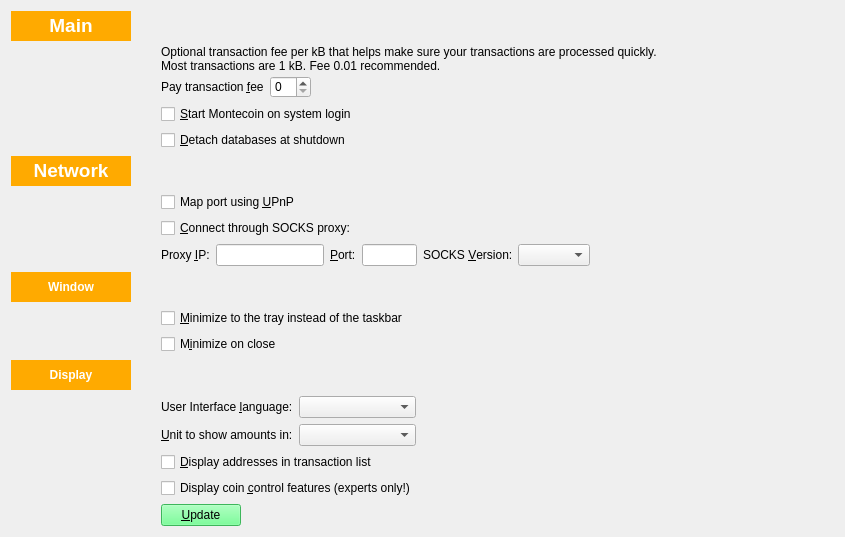
<?xml version="1.0" encoding="UTF-8"?>
<ui version="4.0">
 <class>SettingPage</class>
 <widget class="QWidget" name="SettingPage">
  <property name="geometry">
   <rect>
    <x>0</x>
    <y>0</y>
    <width>845</width>
    <height>537</height>
   </rect>
  </property>
  <property name="windowTitle">
   <string>Form</string>
  </property>
  <layout class="QVBoxLayout" name="verticalLayout_6">
   <item>
    <spacer name="verticalSpacer">
     <property name="orientation">
      <enum>Qt::Vertical</enum>
     </property>
     <property name="sizeHint" stdset="0">
      <size>
       <width>20</width>
       <height>0</height>
      </size>
     </property>
    </spacer>
   </item>
   <item>
    <layout class="QHBoxLayout" name="horizontalLayout_2">
     <item>
      <widget class="QLabel" name="label">
       <property name="minimumSize">
        <size>
         <width>120</width>
         <height>30</height>
        </size>
       </property>
       <property name="layoutDirection">
        <enum>Qt::LeftToRight</enum>
       </property>
       <property name="styleSheet">
        <string notr="true">background-color: rgb(255, 170, 0);
color: rgb(255, 255, 255);
font: 75 16pt &quot;宋体&quot;;</string>
       </property>
       <property name="text">
        <string>&lt;html&gt;&lt;head/&gt;&lt;body&gt;&lt;p&gt;&lt;span style=&quot; font-size:14pt; font-weight:600; color:#ffffff;&quot;&gt;Main&lt;/span&gt;&lt;/p&gt;&lt;/body&gt;&lt;/html&gt;</string>
       </property>
       <property name="alignment">
        <set>Qt::AlignCenter</set>
       </property>
      </widget>
     </item>
     <item>
      <spacer name="horizontalSpacer">
       <property name="orientation">
        <enum>Qt::Horizontal</enum>
       </property>
       <property name="sizeHint" stdset="0">
        <size>
         <width>40</width>
         <height>20</height>
        </size>
       </property>
      </spacer>
     </item>
    </layout>
   </item>
   <item>
    <layout class="QHBoxLayout" name="horizontalLayout_7">
     <item>
      <spacer name="horizontalSpacer_5">
       <property name="orientation">
        <enum>Qt::Horizontal</enum>
       </property>
       <property name="sizeType">
        <enum>QSizePolicy::Fixed</enum>
       </property>
       <property name="sizeHint" stdset="0">
        <size>
         <width>150</width>
         <height>20</height>
        </size>
       </property>
      </spacer>
     </item>
     <item>
      <layout class="QVBoxLayout" name="verticalLayout">
       <item>
        <widget class="QLabel" name="transactionFeeInfoLabel">
         <property name="minimumSize">
          <size>
           <width>500</width>
           <height>0</height>
          </size>
         </property>
         <property name="text">
          <string>Optional transaction fee per kB that helps make sure your transactions are processed quickly. Most transactions are 1 kB. Fee 0.01 recommended.</string>
         </property>
         <property name="textFormat">
          <enum>Qt::PlainText</enum>
         </property>
         <property name="wordWrap">
          <bool>true</bool>
         </property>
        </widget>
       </item>
       <item>
        <layout class="QHBoxLayout" name="horizontalLayout">
         <item>
          <widget class="QLabel" name="transactionFeeLabel">
           <property name="text">
            <string>Pay transaction &amp;fee</string>
           </property>
           <property name="textFormat">
            <enum>Qt::PlainText</enum>
           </property>
           <property name="buddy">
            <cstring>transactionFee</cstring>
           </property>
          </widget>
         </item>
         <item>
          <widget class="BitcoinAmountField" name="transactionFee"/>
         </item>
         <item>
          <spacer name="horizontalSpacer_Main">
           <property name="orientation">
            <enum>Qt::Horizontal</enum>
           </property>
           <property name="sizeHint" stdset="0">
            <size>
             <width>40</width>
             <height>20</height>
            </size>
           </property>
          </spacer>
         </item>
        </layout>
       </item>
       <item>
        <widget class="QCheckBox" name="bitcoinAtStartup">
         <property name="toolTip">
          <string>Automatically start Mozztestcoin after logging in to the system.</string>
         </property>
         <property name="text">
          <string>&amp;Start Montecoin on system login</string>
         </property>
        </widget>
       </item>
       <item>
        <widget class="QCheckBox" name="detachDatabases">
         <property name="toolTip">
          <string>Detach block and address databases at shutdown. This means they can be moved to another data directory, but it slows down shutdown. The wallet is always detached.</string>
         </property>
         <property name="text">
          <string>&amp;Detach databases at shutdown</string>
         </property>
        </widget>
       </item>
      </layout>
     </item>
     <item>
      <spacer name="horizontalSpacer_9">
       <property name="orientation">
        <enum>Qt::Horizontal</enum>
       </property>
       <property name="sizeHint" stdset="0">
        <size>
         <width>40</width>
         <height>20</height>
        </size>
       </property>
      </spacer>
     </item>
    </layout>
   </item>
   <item>
    <layout class="QHBoxLayout" name="horizontalLayout_3">
     <item>
      <widget class="QLabel" name="label_2">
       <property name="minimumSize">
        <size>
         <width>120</width>
         <height>30</height>
        </size>
       </property>
       <property name="styleSheet">
        <string notr="true">color: rgb(255, 255, 255);
background-color: rgb(255, 170, 0);
font: 75 16pt &quot;宋体&quot;;</string>
       </property>
       <property name="text">
        <string>&lt;html&gt;&lt;head/&gt;&lt;body&gt;&lt;p&gt;&lt;span style=&quot; font-size:14pt; font-weight:600; color:#ffffff;&quot;&gt;Network&lt;/span&gt;&lt;/p&gt;&lt;/body&gt;&lt;/html&gt;</string>
       </property>
       <property name="alignment">
        <set>Qt::AlignCenter</set>
       </property>
      </widget>
     </item>
     <item>
      <spacer name="horizontalSpacer_2">
       <property name="orientation">
        <enum>Qt::Horizontal</enum>
       </property>
       <property name="sizeHint" stdset="0">
        <size>
         <width>40</width>
         <height>20</height>
        </size>
       </property>
      </spacer>
     </item>
    </layout>
   </item>
   <item>
    <layout class="QHBoxLayout" name="horizontalLayout_8">
     <item>
      <spacer name="horizontalSpacer_6">
       <property name="orientation">
        <enum>Qt::Horizontal</enum>
       </property>
       <property name="sizeType">
        <enum>QSizePolicy::Fixed</enum>
       </property>
       <property name="sizeHint" stdset="0">
        <size>
         <width>150</width>
         <height>20</height>
        </size>
       </property>
      </spacer>
     </item>
     <item>
      <layout class="QVBoxLayout" name="verticalLayout_2">
       <item>
        <widget class="QCheckBox" name="mapPortUpnp">
         <property name="toolTip">
          <string>Automatically open the Mozztestcoin client port on the router. This only works when your router supports UPnP and it is enabled.</string>
         </property>
         <property name="text">
          <string>Map port using &amp;UPnP</string>
         </property>
        </widget>
       </item>
       <item>
        <widget class="QCheckBox" name="connectSocks">
         <property name="toolTip">
          <string>Connect to the Mozztestcoin network through a SOCKS proxy (e.g. when connecting through Tor).</string>
         </property>
         <property name="text">
          <string>&amp;Connect through SOCKS proxy:</string>
         </property>
        </widget>
       </item>
       <item>
        <layout class="QHBoxLayout" name="horizontalLayout_Network">
         <item>
          <widget class="QLabel" name="proxyIpLabel">
           <property name="text">
            <string>Proxy &amp;IP:</string>
           </property>
           <property name="textFormat">
            <enum>Qt::PlainText</enum>
           </property>
           <property name="buddy">
            <cstring>proxyIp</cstring>
           </property>
          </widget>
         </item>
         <item>
          <widget class="QValidatedLineEdit" name="proxyIp">
           <property name="maximumSize">
            <size>
             <width>140</width>
             <height>16777215</height>
            </size>
           </property>
           <property name="toolTip">
            <string>IP address of the proxy (e.g. 127.0.0.1)</string>
           </property>
          </widget>
         </item>
         <item>
          <widget class="QLabel" name="proxyPortLabel">
           <property name="text">
            <string>&amp;Port:</string>
           </property>
           <property name="textFormat">
            <enum>Qt::PlainText</enum>
           </property>
           <property name="buddy">
            <cstring>proxyPort</cstring>
           </property>
          </widget>
         </item>
         <item>
          <widget class="QLineEdit" name="proxyPort">
           <property name="maximumSize">
            <size>
             <width>55</width>
             <height>16777215</height>
            </size>
           </property>
           <property name="toolTip">
            <string>Port of the proxy (e.g. 9050)</string>
           </property>
          </widget>
         </item>
         <item>
          <widget class="QLabel" name="socksVersionLabel">
           <property name="text">
            <string>SOCKS &amp;Version:</string>
           </property>
           <property name="textFormat">
            <enum>Qt::PlainText</enum>
           </property>
           <property name="buddy">
            <cstring>socksVersion</cstring>
           </property>
          </widget>
         </item>
         <item>
          <widget class="QValueComboBox" name="socksVersion">
           <property name="toolTip">
            <string>SOCKS version of the proxy (e.g. 5)</string>
           </property>
          </widget>
         </item>
         <item>
          <spacer name="horizontalSpacer_Network">
           <property name="orientation">
            <enum>Qt::Horizontal</enum>
           </property>
           <property name="sizeHint" stdset="0">
            <size>
             <width>40</width>
             <height>20</height>
            </size>
           </property>
          </spacer>
         </item>
        </layout>
       </item>
      </layout>
     </item>
     <item>
      <spacer name="horizontalSpacer_10">
       <property name="orientation">
        <enum>Qt::Horizontal</enum>
       </property>
       <property name="sizeHint" stdset="0">
        <size>
         <width>40</width>
         <height>20</height>
        </size>
       </property>
      </spacer>
     </item>
    </layout>
   </item>
   <item>
    <layout class="QHBoxLayout" name="horizontalLayout_4">
     <item>
      <widget class="QLabel" name="label_3">
       <property name="minimumSize">
        <size>
         <width>120</width>
         <height>30</height>
        </size>
       </property>
       <property name="styleSheet">
        <string notr="true">color: rgb(255, 255, 255);
background-color: rgb(255, 170, 0);
font: 75 16pt &quot;宋体&quot;;</string>
       </property>
       <property name="text">
        <string>&lt;html&gt;&lt;head/&gt;&lt;body&gt;&lt;p&gt;&lt;span style=&quot; font-weight:600; color:#ffffff;&quot;&gt;Window&lt;/span&gt;&lt;/p&gt;&lt;/body&gt;&lt;/html&gt;</string>
       </property>
       <property name="alignment">
        <set>Qt::AlignCenter</set>
       </property>
      </widget>
     </item>
     <item>
      <spacer name="horizontalSpacer_3">
       <property name="orientation">
        <enum>Qt::Horizontal</enum>
       </property>
       <property name="sizeHint" stdset="0">
        <size>
         <width>40</width>
         <height>20</height>
        </size>
       </property>
      </spacer>
     </item>
    </layout>
   </item>
   <item>
    <layout class="QHBoxLayout" name="horizontalLayout_9">
     <item>
      <spacer name="horizontalSpacer_7">
       <property name="orientation">
        <enum>Qt::Horizontal</enum>
       </property>
       <property name="sizeType">
        <enum>QSizePolicy::Fixed</enum>
       </property>
       <property name="sizeHint" stdset="0">
        <size>
         <width>150</width>
         <height>20</height>
        </size>
       </property>
      </spacer>
     </item>
     <item>
      <layout class="QVBoxLayout" name="verticalLayout_5">
       <item>
        <widget class="QCheckBox" name="minimizeToTray">
         <property name="toolTip">
          <string>Show only a tray icon after minimizing the window.</string>
         </property>
         <property name="text">
          <string>&amp;Minimize to the tray instead of the taskbar</string>
         </property>
        </widget>
       </item>
       <item>
        <widget class="QCheckBox" name="minimizeOnClose">
         <property name="toolTip">
          <string>Minimize instead of exit the application when the window is closed. When this option is enabled, the application will be closed only after selecting Quit in the menu.</string>
         </property>
         <property name="text">
          <string>M&amp;inimize on close</string>
         </property>
        </widget>
       </item>
      </layout>
     </item>
     <item>
      <spacer name="horizontalSpacer_11">
       <property name="orientation">
        <enum>Qt::Horizontal</enum>
       </property>
       <property name="sizeHint" stdset="0">
        <size>
         <width>40</width>
         <height>20</height>
        </size>
       </property>
      </spacer>
     </item>
    </layout>
   </item>
   <item>
    <layout class="QHBoxLayout" name="horizontalLayout_5">
     <item>
      <widget class="QLabel" name="label_4">
       <property name="minimumSize">
        <size>
         <width>120</width>
         <height>30</height>
        </size>
       </property>
       <property name="styleSheet">
        <string notr="true">color: rgb(255, 255, 255);
background-color: rgb(255, 170, 0);
font: 75 16pt &quot;宋体&quot;;</string>
       </property>
       <property name="text">
        <string>&lt;html&gt;&lt;head/&gt;&lt;body&gt;&lt;p&gt;&lt;span style=&quot; font-weight:600; color:#ffffff;&quot;&gt;Display&lt;/span&gt;&lt;/p&gt;&lt;/body&gt;&lt;/html&gt;</string>
       </property>
       <property name="alignment">
        <set>Qt::AlignCenter</set>
       </property>
      </widget>
     </item>
     <item>
      <spacer name="horizontalSpacer_4">
       <property name="orientation">
        <enum>Qt::Horizontal</enum>
       </property>
       <property name="sizeHint" stdset="0">
        <size>
         <width>40</width>
         <height>20</height>
        </size>
       </property>
      </spacer>
     </item>
    </layout>
   </item>
   <item>
    <layout class="QHBoxLayout" name="horizontalLayout_6">
     <item>
      <spacer name="horizontalSpacer_8">
       <property name="orientation">
        <enum>Qt::Horizontal</enum>
       </property>
       <property name="sizeType">
        <enum>QSizePolicy::Fixed</enum>
       </property>
       <property name="sizeHint" stdset="0">
        <size>
         <width>150</width>
         <height>20</height>
        </size>
       </property>
      </spacer>
     </item>
     <item>
      <layout class="QVBoxLayout" name="verticalLayout_3">
       <item>
        <layout class="QHBoxLayout" name="horizontalLayout_1_Display">
         <item>
          <widget class="QLabel" name="langLabel">
           <property name="text">
            <string>User Interface &amp;language:</string>
           </property>
           <property name="textFormat">
            <enum>Qt::PlainText</enum>
           </property>
           <property name="buddy">
            <cstring>lang</cstring>
           </property>
          </widget>
         </item>
         <item>
          <widget class="QValueComboBox" name="lang">
           <property name="toolTip">
            <string>The user interface language can be set here. This setting will take effect after restarting Mozztestcoin.</string>
           </property>
          </widget>
         </item>
        </layout>
       </item>
       <item>
        <layout class="QHBoxLayout" name="horizontalLayout_2_Display">
         <item>
          <widget class="QLabel" name="unitLabel">
           <property name="text">
            <string>&amp;Unit to show amounts in:</string>
           </property>
           <property name="textFormat">
            <enum>Qt::PlainText</enum>
           </property>
           <property name="buddy">
            <cstring>unit</cstring>
           </property>
          </widget>
         </item>
         <item>
          <widget class="QValueComboBox" name="unit">
           <property name="toolTip">
            <string>Choose the default subdivision unit to show in the interface and when sending coins.</string>
           </property>
          </widget>
         </item>
        </layout>
       </item>
       <item>
        <layout class="QVBoxLayout" name="verticalLayout_4">
         <item>
          <widget class="QCheckBox" name="displayAddresses">
           <property name="toolTip">
            <string>Whether to show Mozztestcoin addresses in the transaction list.</string>
           </property>
           <property name="text">
            <string>&amp;Display addresses in transaction list</string>
           </property>
          </widget>
         </item>
         <item>
          <widget class="QCheckBox" name="coinControlFeatures">
           <property name="toolTip">
            <string>Whether to show coin control features or not.</string>
           </property>
           <property name="text">
            <string>Display coin &amp;control features (experts only!)</string>
           </property>
          </widget>
         </item>
        </layout>
       </item>
      </layout>
     </item>
     <item>
      <spacer name="horizontalSpacer_12">
       <property name="orientation">
        <enum>Qt::Horizontal</enum>
       </property>
       <property name="sizeHint" stdset="0">
        <size>
         <width>40</width>
         <height>20</height>
        </size>
       </property>
      </spacer>
     </item>
    </layout>
   </item>
   <item>
    <spacer name="verticalSpacer_3">
     <property name="orientation">
      <enum>Qt::Vertical</enum>
     </property>
     <property name="sizeHint" stdset="0">
      <size>
       <width>20</width>
       <height>17</height>
      </size>
     </property>
    </spacer>
   </item>
   <item>
    <layout class="QHBoxLayout" name="horizontalLayout_10">
     <item>
      <spacer name="horizontalSpacer_13">
       <property name="orientation">
        <enum>Qt::Horizontal</enum>
       </property>
       <property name="sizeType">
        <enum>QSizePolicy::Fixed</enum>
       </property>
       <property name="sizeHint" stdset="0">
        <size>
         <width>150</width>
         <height>20</height>
        </size>
       </property>
      </spacer>
     </item>
     <item>
      <widget class="QPushButton" name="applyButton">
       <property name="styleSheet">
        <string notr="true">background-color: rgb(85, 255, 127);</string>
       </property>
       <property name="text">
        <string>&amp;Update</string>
       </property>
       <property name="autoDefault">
        <bool>false</bool>
       </property>
      </widget>
     </item>
     <item>
      <spacer name="horizontalSpacer_14">
       <property name="orientation">
        <enum>Qt::Horizontal</enum>
       </property>
       <property name="sizeHint" stdset="0">
        <size>
         <width>40</width>
         <height>20</height>
        </size>
       </property>
      </spacer>
     </item>
    </layout>
   </item>
   <item>
    <spacer name="verticalSpacer_2">
     <property name="orientation">
      <enum>Qt::Vertical</enum>
     </property>
     <property name="sizeHint" stdset="0">
      <size>
       <width>20</width>
       <height>0</height>
      </size>
     </property>
    </spacer>
   </item>
  </layout>
 </widget>
 <customwidgets>
  <customwidget>
   <class>BitcoinAmountField</class>
   <extends>QSpinBox</extends>
   <header>bitcoinamountfield.h</header>
   <container>1</container>
  </customwidget>
  <customwidget>
   <class>QValueComboBox</class>
   <extends>QComboBox</extends>
   <header>qvaluecombobox.h</header>
  </customwidget>
  <customwidget>
   <class>QValidatedLineEdit</class>
   <extends>QLineEdit</extends>
   <header>qvalidatedlineedit.h</header>
  </customwidget>
 </customwidgets>
 <resources/>
 <connections/>
</ui>
